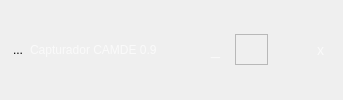
           <widget class="QFrame" name="frame">
            <property name="enabled">
             <bool>true</bool>
            </property>
            <property name="maximumSize">
             <size>
              <width>16777215</width>
              <height>16777215</height>
             </size>
            </property>
            <property name="contextMenuPolicy">
             <enum>Qt::DefaultContextMenu</enum>
            </property>
            <property name="styleSheet">
             <string notr="true"/>
            </property>
            <property name="frameShape">
             <enum>QFrame::NoFrame</enum>
            </property>
            <property name="frameShadow">
             <enum>QFrame::Raised</enum>
            </property>
            <property name="lineWidth">
             <number>0</number>
            </property>
            <property name="midLineWidth">
             <number>0</number>
            </property>
            <layout class="QGridLayout" name="gridLayout_2">
             <property name="leftMargin">
              <number>6</number>
             </property>
             <property name="topMargin">
              <number>0</number>
             </property>
             <property name="rightMargin">
              <number>0</number>
             </property>
             <property name="bottomMargin">
              <number>0</number>
             </property>
             <property name="spacing">
              <number>0</number>
             </property>
             <item row="1" column="7">
              <widget class="QLabel" name="labelClose">
               <property name="sizePolicy">
                <sizepolicy hsizetype="Fixed" vsizetype="Fixed">
                 <horstretch>0</horstretch>
                 <verstretch>0</verstretch>
                </sizepolicy>
               </property>
               <property name="minimumSize">
                <size>
                 <width>0</width>
                 <height>25</height>
                </size>
               </property>
               <property name="font">
                <font>
                 <pointsize>-1</pointsize>
                </font>
               </property>
               <property name="styleSheet">
                <string notr="true">QLabel{
	background: none;
	padding: 0px 15px;
	margin:0;
	color: #fafafa;

	border-top-right-radius: 3px;
	font-size:14px;
}



QLabel:hover{

	border-top-right-radius: 3px;
	background: #f44336;
	padding: 0px 15px;
	color: white;
	font-size: 14px;
}</string>
               </property>
               <property name="frameShape">
                <enum>QFrame::NoFrame</enum>
               </property>
               <property name="frameShadow">
                <enum>QFrame::Raised</enum>
               </property>
               <property name="lineWidth">
                <number>0</number>
               </property>
               <property name="text">
                <string>x</string>
               </property>
              </widget>
             </item>
             <item row="1" column="2">
              <spacer name="horizontalSpacer_2">
               <property name="orientation">
                <enum>Qt::Horizontal</enum>
               </property>
               <property name="sizeHint" stdset="0">
                <size>
                 <width>40</width>
                 <height>20</height>
                </size>
               </property>
              </spacer>
             </item>
             <item row="1" column="4">
              <widget class="QLabel" name="labelMinimize">
               <property name="sizePolicy">
                <sizepolicy hsizetype="Fixed" vsizetype="Fixed">
                 <horstretch>0</horstretch>
                 <verstretch>0</verstretch>
                </sizepolicy>
               </property>
               <property name="minimumSize">
                <size>
                 <width>0</width>
                 <height>25</height>
                </size>
               </property>
               <property name="font">
                <font>
                 <pointsize>-1</pointsize>
                </font>
               </property>
               <property name="styleSheet">
                <string notr="true">QLabel{
	background: none;
	padding: 0px 10px;
	margin:0;
	color: #fafafa;
	font-size:16px;
}



QLabel:hover{
	background:  rgba(255, 255, 255, 153);
	color: white;
	font-size: 14px;
}</string>
               </property>
               <property name="text">
                <string>_</string>
               </property>
              </widget>
             </item>
             <item row="1" column="0">
              <widget class="QToolButton" name="toolButton">
               <property name="text">
                <string>...</string>
               </property>
               <property name="icon">
                <iconset resource="images/images.qrc">
                 <normaloff>:/newPrefix/barcode.png</normaloff>:/newPrefix/barcode.png</iconset>
               </property>
               <property name="autoRaise">
                <bool>true</bool>
               </property>
              </widget>
             </item>
             <item row="1" column="1">
              <widget class="QLabel" name="label">
               <property name="font">
                <font>
                 <family>Segoe UI</family>
                 <pointsize>9</pointsize>
                </font>
               </property>
               <property name="styleSheet">
                <string notr="true">color:#fafafa;</string>
               </property>
               <property name="text">
                <string>Capturador CAMDE 0.9</string>
               </property>
              </widget>
             </item>
             <item row="1" column="6">
              <widget class="QWidget" name="maximize_btn" native="true">
               <property name="minimumSize">
                <size>
                 <width>0</width>
                 <height>0</height>
                </size>
               </property>
               <property name="styleSheet">
                <string notr="true">#maximize_btn{
	background: none;
	padding: 0px 10px;
	margin:0;
	color: #fafafa;
	font-size:16px;
}



#maximize_btn:hover{
	background:  rgba(255, 255, 255, 153);
	color: white;
	font-size: 14px;
}</string>
               </property>
               <layout class="QVBoxLayout" name="verticalLayout_6">
                <property name="leftMargin">
                 <number>12</number>
                </property>
                <property name="rightMargin">
                 <number>12</number>
                </property>
                <property name="bottomMargin">
                 <number>8</number>
                </property>
                <item>
                 <widget class="QLabel" name="label_2">
                  <property name="maximumSize">
                   <size>
                    <width>13</width>
                    <height>10</height>
                   </size>
                  </property>
                  <property name="text">
                   <string/>
                  </property>
                  <property name="pixmap">
                   <pixmap resource="images/images.qrc">:/newPrefix/maximize.png</pixmap>
                  </property>
                  <property name="scaledContents">
                   <bool>true</bool>
                  </property>
                 </widget>
                </item>
               </layout>
              </widget>
             </item>
             <item row="1" column="5">
              <widget class="QFrame" name="resize_btn">
               <property name="styleSheet">
                <string notr="true">#resize_btn{
	background: none;
	margin:0;
	color: #fafafa;
	font-size:16px;
}



#resize_btn:hover{
	background:  rgba(255, 255, 255, 153);
	color: white;
	font-size: 14px;
}</string>
               </property>
               <property name="frameShape">
                <enum>QFrame::StyledPanel</enum>
               </property>
               <property name="frameShadow">
                <enum>QFrame::Raised</enum>
               </property>
               <layout class="QVBoxLayout" name="verticalLayout_7">
                <property name="leftMargin">
                 <number>12</number>
                </property>
                <property name="rightMargin">
                 <number>12</number>
                </property>
                <property name="bottomMargin">
                 <number>8</number>
                </property>
                <item>
                 <widget class="QLabel" name="label_3">
                  <property name="minimumSize">
                   <size>
                    <width>0</width>
                    <height>12</height>
                   </size>
                  </property>
                  <property name="maximumSize">
                   <size>
                    <width>12</width>
                    <height>12</height>
                   </size>
                  </property>
                  <property name="text">
                   <string/>
                  </property>
                  <property name="pixmap">
                   <pixmap resource="images/images.qrc">:/newPrefix/resize.png</pixmap>
                  </property>
                  <property name="scaledContents">
                   <bool>true</bool>
                  </property>
                 </widget>
                </item>
               </layout>
              </widget>
             </item>
            </layout>
           </widget>
